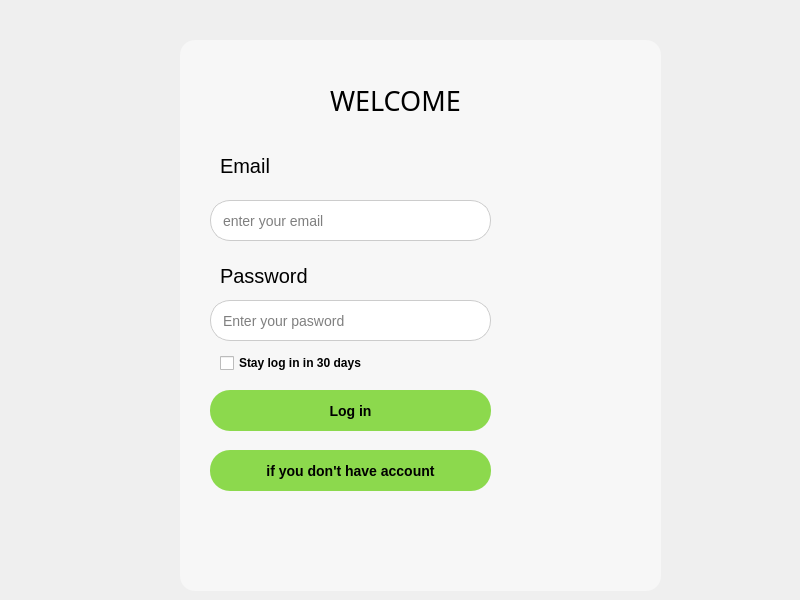
<?xml version="1.0" encoding="UTF-8"?>
<ui version="4.0">
 <class>Form</class>
 <widget class="QWidget" name="Form">
  <property name="geometry">
   <rect>
    <x>0</x>
    <y>0</y>
    <width>800</width>
    <height>600</height>
   </rect>
  </property>
  <property name="windowTitle">
   <string>Form</string>
  </property>
  <widget class="QLabel" name="label">
   <property name="geometry">
    <rect>
     <x>-50</x>
     <y>-20</y>
     <width>861</width>
     <height>621</height>
    </rect>
   </property>
   <property name="text">
    <string/>
   </property>
   <property name="pixmap">
    <pixmap>img/images (1).jpg</pixmap>
   </property>
   <property name="scaledContents">
    <bool>true</bool>
   </property>
  </widget>
  <widget class="QLabel" name="label_2">
   <property name="geometry">
    <rect>
     <x>180</x>
     <y>40</y>
     <width>481</width>
     <height>551</height>
    </rect>
   </property>
   <property name="styleSheet">
    <string notr="true">background-color: rgba(255, 255, 255, 120);
border-radius: 15px;
</string>
   </property>
   <property name="text">
    <string/>
   </property>
  </widget>
  <widget class="QLabel" name="label_3">
   <property name="geometry">
    <rect>
     <x>330</x>
     <y>-100</y>
     <width>341</width>
     <height>401</height>
    </rect>
   </property>
   <property name="font">
    <font>
     <family>Rockwell</family>
     <pointsize>20</pointsize>
     <bold>false</bold>
    </font>
   </property>
   <property name="styleSheet">
    <string notr="true">color: rgb(0, 0, 0)</string>
   </property>
   <property name="text">
    <string>WELCOME</string>
   </property>
  </widget>
  <widget class="QLineEdit" name="lineEdit">
   <property name="geometry">
    <rect>
     <x>210</x>
     <y>200</y>
     <width>281</width>
     <height>41</height>
    </rect>
   </property>
   <property name="styleSheet">
    <string notr="true">border: 1px solid #ccc;
    border-radius: 20px;
    padding: 10px;
    background-color: white;
    font-size: 14px;
color: rgb(0, 0, 0)</string>
   </property>
   <property name="text">
    <string/>
   </property>
   <property name="placeholderText">
    <string>enter your email</string>
   </property>
  </widget>
  <widget class="QLineEdit" name="lineEdit_2">
   <property name="geometry">
    <rect>
     <x>210</x>
     <y>300</y>
     <width>281</width>
     <height>41</height>
    </rect>
   </property>
   <property name="styleSheet">
    <string notr="true">border: 1px solid #ccc;
    border-radius: 20px;
    padding: 10px;
    background-color: white;
    font-size: 14px;
color: rgb(0, 0, 0)</string>
   </property>
   <property name="text">
    <string/>
   </property>
   <property name="echoMode">
    <enum>QLineEdit::EchoMode::Password</enum>
   </property>
   <property name="placeholderText">
    <string>Enter your pasword</string>
   </property>
  </widget>
  <widget class="QLabel" name="label_4">
   <property name="geometry">
    <rect>
     <x>220</x>
     <y>150</y>
     <width>91</width>
     <height>31</height>
    </rect>
   </property>
   <property name="font">
    <font>
     <pointsize>15</pointsize>
    </font>
   </property>
   <property name="styleSheet">
    <string notr="true">color: rgb(0, 0, 0)</string>
   </property>
   <property name="text">
    <string>Email</string>
   </property>
  </widget>
  <widget class="QLabel" name="label_5">
   <property name="geometry">
    <rect>
     <x>220</x>
     <y>260</y>
     <width>111</width>
     <height>31</height>
    </rect>
   </property>
   <property name="font">
    <font>
     <pointsize>15</pointsize>
    </font>
   </property>
   <property name="styleSheet">
    <string notr="true">color: rgb(0, 0, 0)</string>
   </property>
   <property name="text">
    <string>Password</string>
   </property>
  </widget>
  <widget class="QPushButton" name="pushButton">
   <property name="geometry">
    <rect>
     <x>210</x>
     <y>390</y>
     <width>281</width>
     <height>41</height>
    </rect>
   </property>
   <property name="styleSheet">
    <string notr="true">background-color: #8CD94D;  /* Màu xanh lá */
    border: none;
    border-radius: 20px;
    color: black;
    font-weight: bold;
    padding: 10px 20px;
    font-size: 14px;</string>
   </property>
   <property name="text">
    <string>Log in</string>
   </property>
  </widget>
  <widget class="QPushButton" name="pushButton_2">
   <property name="geometry">
    <rect>
     <x>210</x>
     <y>450</y>
     <width>281</width>
     <height>41</height>
    </rect>
   </property>
   <property name="styleSheet">
    <string notr="true">background-color: #8CD94D;  /* Màu xanh lá */
    border: none;
    border-radius: 20px;
    color: black;
    font-weight: bold;
    padding: 10px 20px;
    font-size: 14px;</string>
   </property>
   <property name="text">
    <string>if you don't have account</string>
   </property>
  </widget>
  <widget class="QCheckBox" name="checkBox">
   <property name="geometry">
    <rect>
     <x>220</x>
     <y>350</y>
     <width>171</width>
     <height>26</height>
    </rect>
   </property>
   <property name="font">
    <font>
     <bold>true</bold>
    </font>
   </property>
   <property name="styleSheet">
    <string notr="true">color: rgb(0, 0, 0)</string>
   </property>
   <property name="text">
    <string>Stay log in in 30 days</string>
   </property>
  </widget>
 </widget>
 <resources/>
 <connections/>
</ui>
